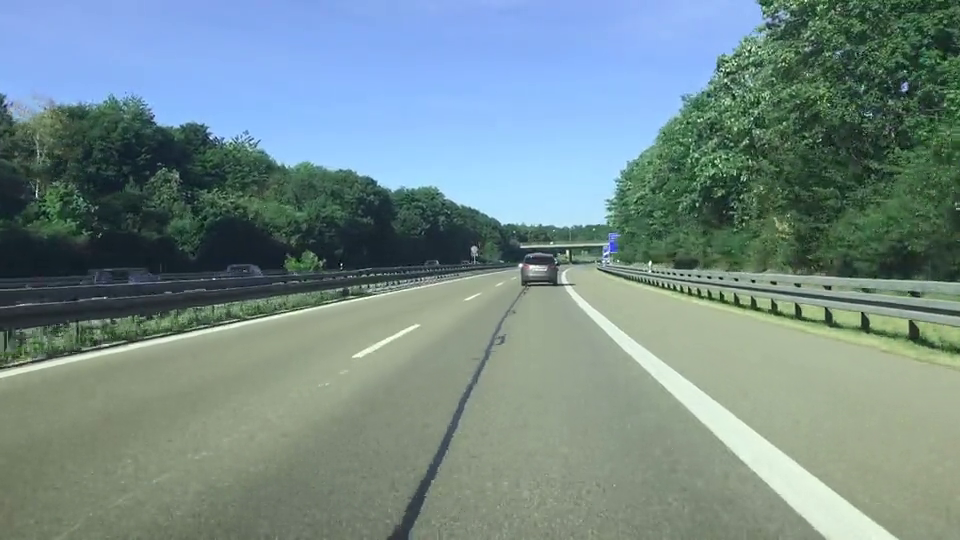
#> input picture frame 39 of archive/fall2021/better_lane_detect/drivingvideo.mp4, 960 x 540 px, given in place of Highway - 10364 (1).mp4, which was not available
$ python lane_keep.py
#> lines starting #> are read from the running program, lines starting #| are printed output that depends on the picture; after the words box and inside, x2 and y2 are one past the last pixel; in counts of white or black regions, pixels touching at a corner belong together; pictures that were not available may be replaced by others from this repository, and a replacement may not be noted
#> in run, self.frame is the input picture: shape (540, 960, 3); mean B, G, R 137.7, 139, 116.4
import cv2
import numpy
import matplotlib.pyplot as plt
import time


vid = cv2.VideoCapture('Highway - 10364 (1).mp4')
#vid = cv2.VideoCapture("C:\\Users\\Taeho Choe\\Desktop\\Self_Projects\\AI Driving\\videos\\rice_campus_drive.mp4")

class Lane:
    def __init__(self, vid):
        self.vid = vid

        # Manual: REGION OF INTEREST
        # self.roi_points = numpy.float32([
        #     (390, 270), # Top-left corner
        #     (0, 450), # Bottom-left corner
        #     (780, 450), # Bottom-right corner
        #     (530, 270) # Top-right corner
        # ])
        #

        self.roi_points = numpy.float32([
            [260, 260], # Top-left corner
            [0, 300], # Bottom-left corner
            [854, 300], # Bottom-right corner
            [640, 260] # Top-right corner
        ])


    def lane_ident(self, frame):
        #frame = self.rescale(frame)
        self.width, self.height = frame.shape[1], frame.shape[0]
#> self.width = 960; self.height = 540

        self.frame = self.canny_img(frame)
        self.perspective_warp()
        lines = self.lane_lines()
        for line in lines:
            x1, y1, x2, y2 = line[0]
            cv2.line(self.image, (x1, y1), (x2, y2), (255, 0, 0), 3)

    def lane_lines(self):
        self.histogram = numpy.sum(self.frame[int(self.frame.shape[0]/2):,:], axis=0)

        # [9 lines of commented-out code are left out]

        rho = 1
        theta = numpy.pi / 180
        min_threshold = 10

        line_segments = cv2.HoughLinesP(self.roi_points, rho, theta, min_threshold, numpy.array([]),
                                        minLineLength=5, maxLineGap=150)
        return line_segments

    def perspective_warp(self):
        # # The desired corner locations  of the region of interest after we perform perspective transformation.
        self.padding = int(0.3 * self.width) # padding from side of the image in pixels
        self.desired_roi_points = numpy.float32([
            [self.padding, 0], # Top-left corner
            [self.padding, self.height], # Bottom-left corner
            [self.width-self.padding, self.height], # Bottom-right corner
            [self.width-self.padding, 0] # Top-right corner
        ])

        # [4 lines of commented-out code are left out]

        matrix = cv2.getPerspectiveTransform(self.roi_points, self.desired_roi_points)
        self.frame = cv2.warpPerspective(self.frame, matrix, (854, 480))


    def canny_img(self, img):
        gray_frame = cv2.cvtColor(img, cv2.COLOR_BGR2GRAY)
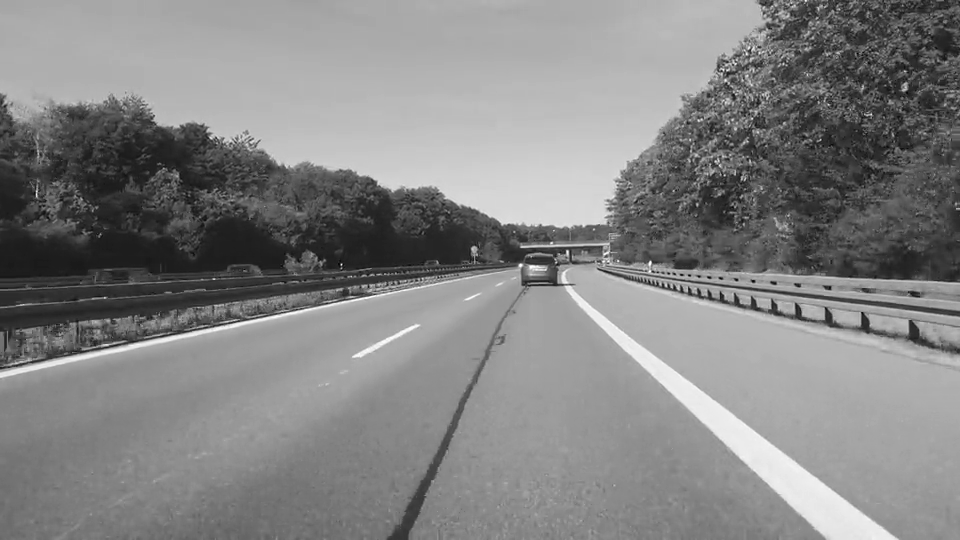
#> gray_frame: shape (540, 960); min 0, max 255, mean 132
        blur_frame = cv2.GaussianBlur(gray_frame, (3,1), cv2.BORDER_DEFAULT)
        threshold, thresh = cv2.threshold(gray_frame, 200, 255, cv2.THRESH_BINARY)
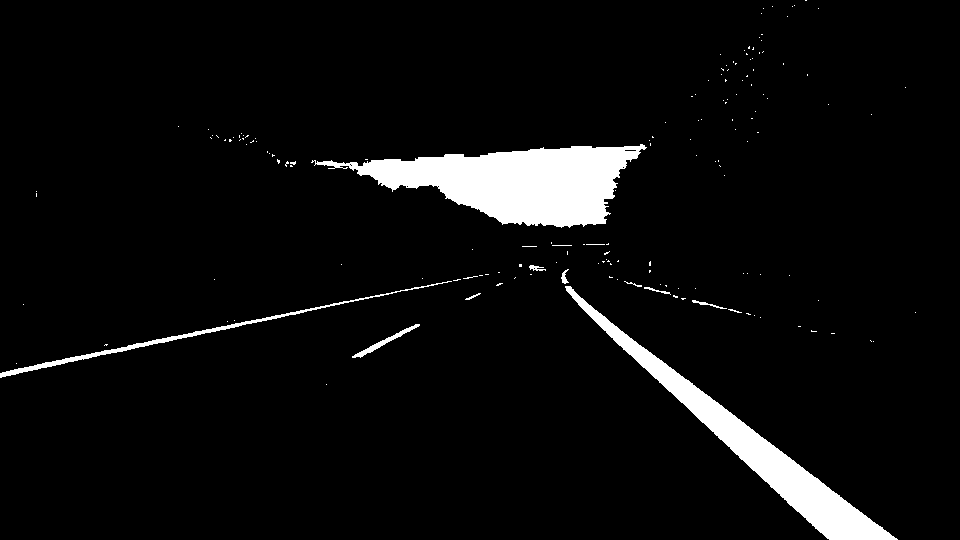
#> thresh: shape (540, 960); 5.2% white; 161 white regions (149 under 20 px), largest, box (x1, y1, x2, y2) and area: (311, 144, 647, 228) 14399, (565, 286, 898, 540) 9774, (0, 281, 452, 378) 1522
        canny_frame = cv2.Canny(thresh, 250, 250)
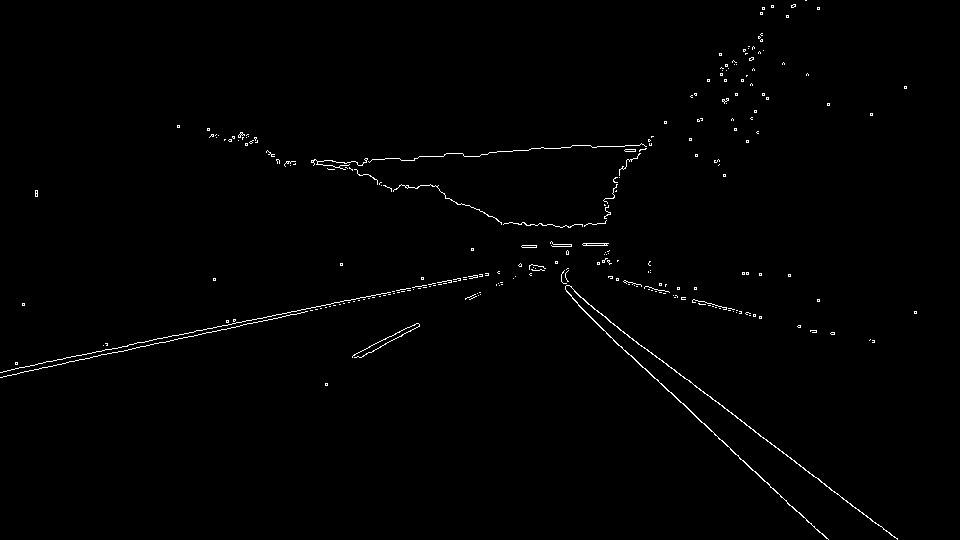
#> canny_frame: shape (540, 960); 0.81% white in thin lines or dots
        return canny_frame

    def rescale(self, frame, scale=0.5):
        self.width, self.height = int(self.width * scale), int(self.scale * scale)
        dimensions = (self.width, self.height)
        return cv2.resize(frame, dimensions, interpolation=cv2.INTER_AREA)

    def run(self):
        while True:
            success, self.frame = self.vid.read()
            self.lane_ident(self.frame)
#> in perspective_warp, `self.frame = cv2.warpPerspective(self.frame, matrix, (854, 480))`:
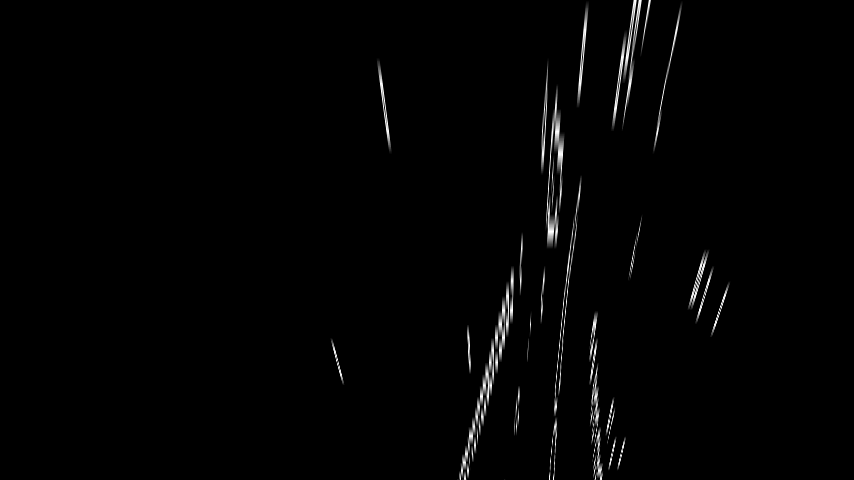
#> self.frame: shape (480, 854); min 0, max 255, mean 2.9
#> in lane_lines, `self.histogram = numpy.sum(self.frame[int(self.frame.shape[0]/2):,:], ..`: self.histogram = 854 values, max 16621 at index 595, min 0 at index 0, mean 796.7
            cv2.imshow("Video", self.frame)
            if cv2.waitKey(20) & 0xFF == ord('q'):
                break
        self.vid.release()
        cv2.destroyAllWindows()


test_lane = Lane(vid)
#> (the run stopped early here; a loop or call above may not have finished)

$ run again, starting later in the video
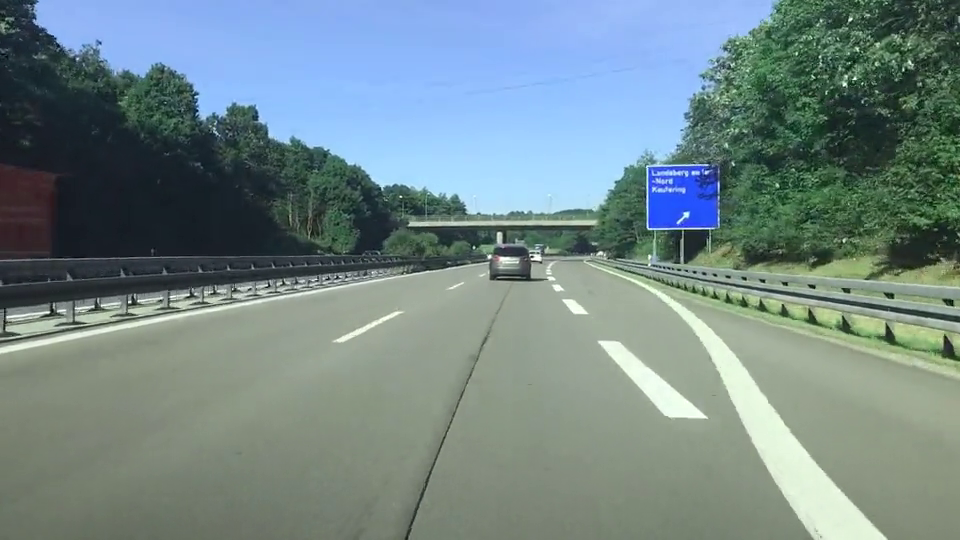
#> input picture frame 175 of archive/fall2021/better_lane_detect/drivingvideo.mp4, 960 x 540 px, given in place of Highway - 10364 (1).mp4, which was not available
#> in run, self.frame is the input picture: shape (540, 960, 3); mean B, G, R 136.4, 135.7, 115.5
#> in canny_img, `threshold, thresh = cv2.threshold(gray_frame, 200, 255, cv2.THRESH_BIN..`:
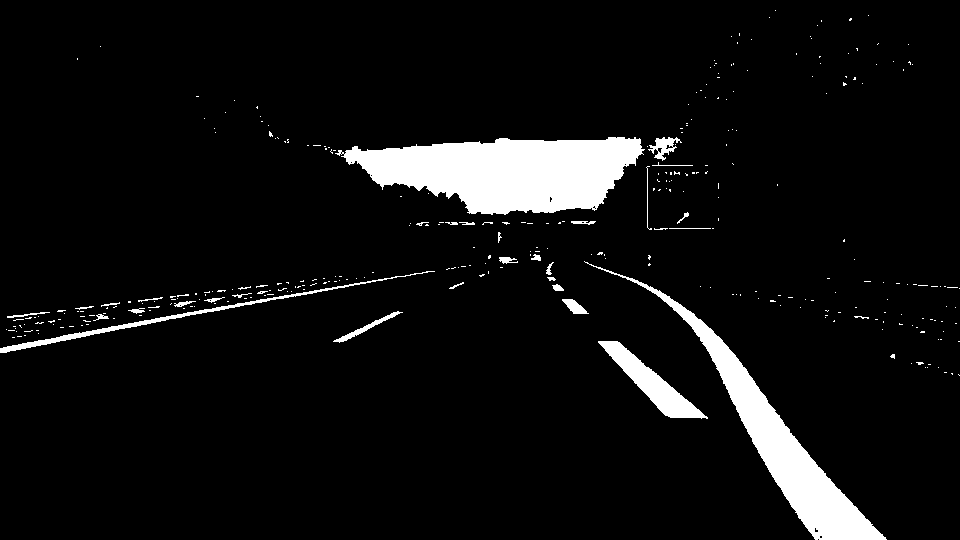
#> thresh: shape (540, 960); 6.3% white; 331 white regions (298 under 20 px), largest, box (x1, y1, x2, y2) and area: (335, 137, 645, 215) 15715, (584, 261, 887, 540) 10150, (598, 341, 708, 419) 2399
#> canny_frame: shape (540, 960); 1.3% white in thin lines or dots
#> in perspective_warp, `self.frame = cv2.warpPerspective(self.frame, matrix, (854, 480))`:
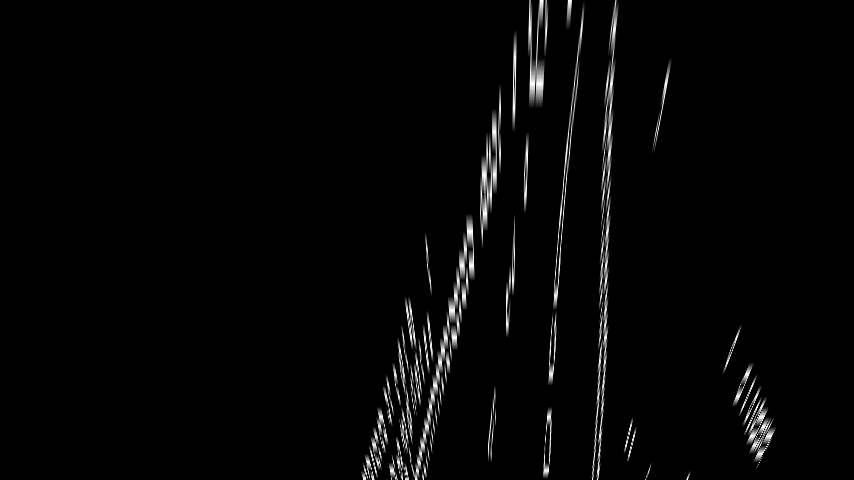
#> self.frame: shape (480, 854); min 0, max 255, mean 5.2
#> self.histogram = 854 values, max 20710 at index 605, min 0 at index 0, mean 1567.1

$ run again, starting later in the video
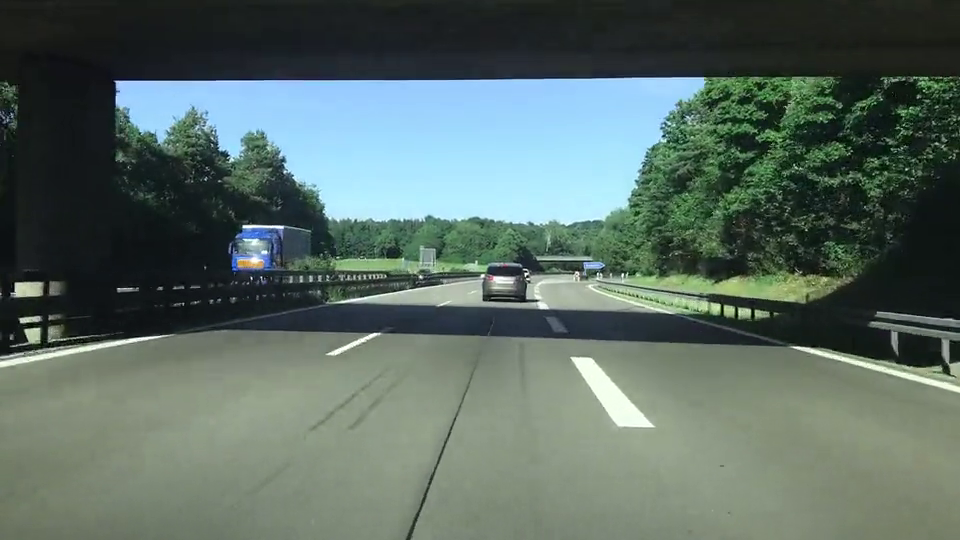
#> input picture frame 312 of archive/fall2021/better_lane_detect/drivingvideo.mp4, 960 x 540 px, given in place of Highway - 10364 (1).mp4, which was not available
#> in run, self.frame is the input picture: shape (540, 960, 3); mean B, G, R 100.4, 107.6, 90.5
#> in canny_img, `threshold, thresh = cv2.threshold(gray_frame, 200, 255, cv2.THRESH_BIN..`:
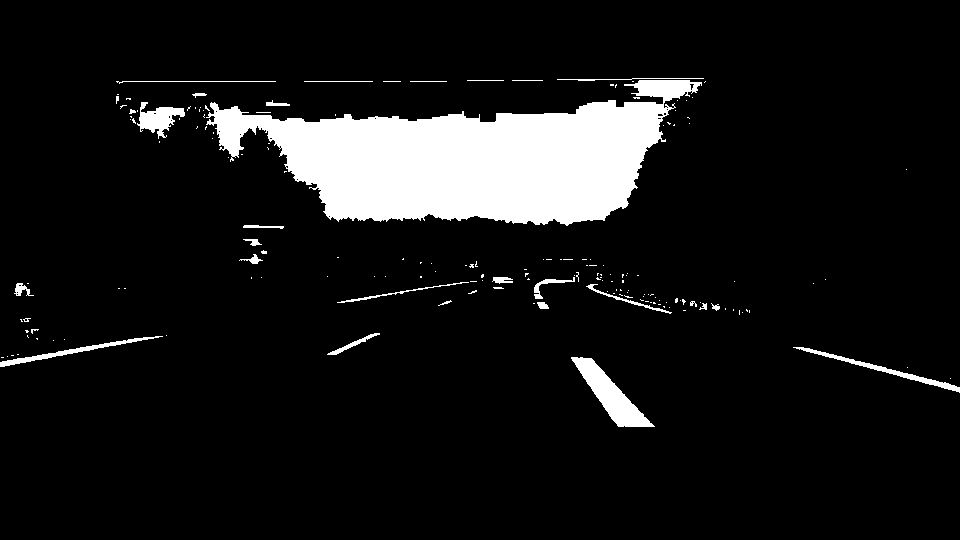
#> thresh: shape (540, 960); 9% white; 173 white regions (145 under 20 px), largest, box (x1, y1, x2, y2) and area: (206, 80, 702, 226) 39549, (571, 357, 655, 427) 2002, (137, 102, 185, 139) 843
#> canny_frame: shape (540, 960); 1.1% white in thin lines or dots, all inside (x1, y1, x2, y2) = (0, 77, 960, 427)
#> in perspective_warp, `self.frame = cv2.warpPerspective(self.frame, matrix, (854, 480))`:
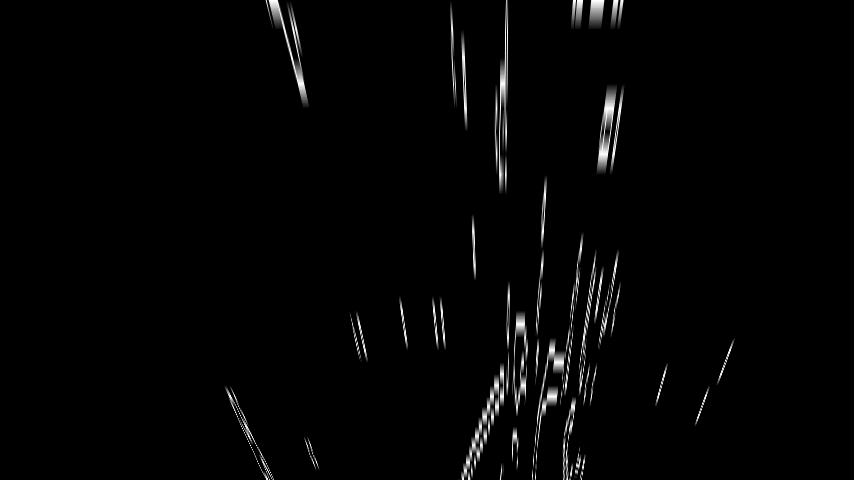
#> self.frame: shape (480, 854); min 0, max 255, mean 4.2
#> self.histogram = 854 values, max 13141 at index 508, min 0 at index 0, mean 1185.2
